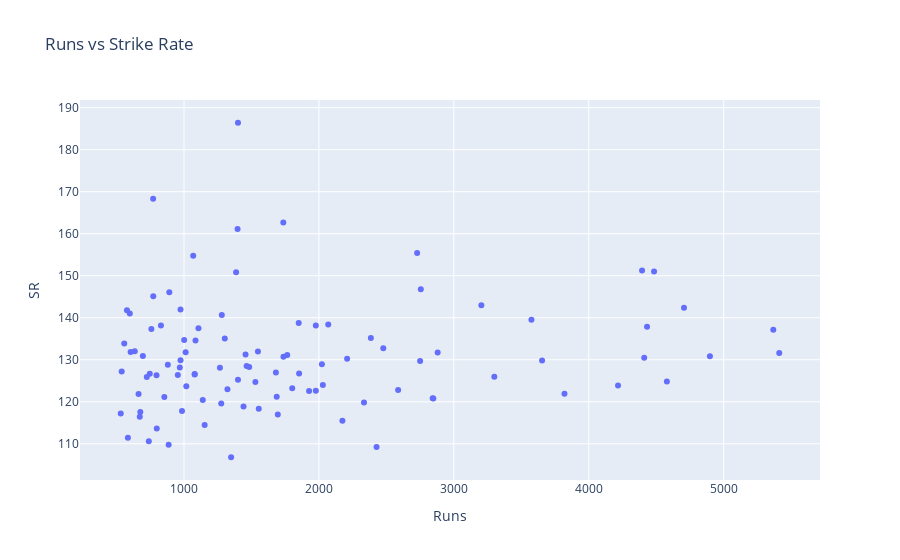

The notebook cell this image was saved under:
### Markdown cell above
#### Runs vs Strike Rate Scatter Plot

### Code cell
if 'Runs' in df.columns and 'SR' in df.columns:
    fig = px.scatter(df, x='Runs', y='SR', title='Runs vs Strike Rate')
    fig.show()
